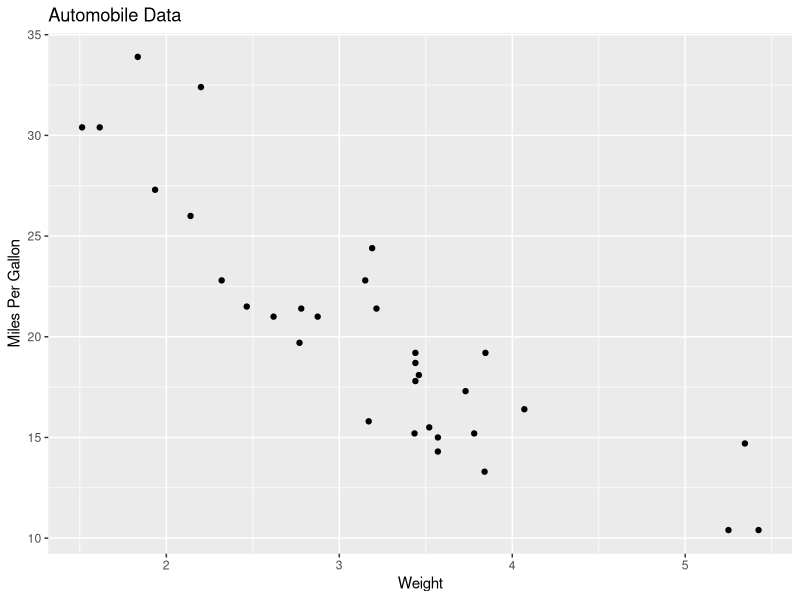
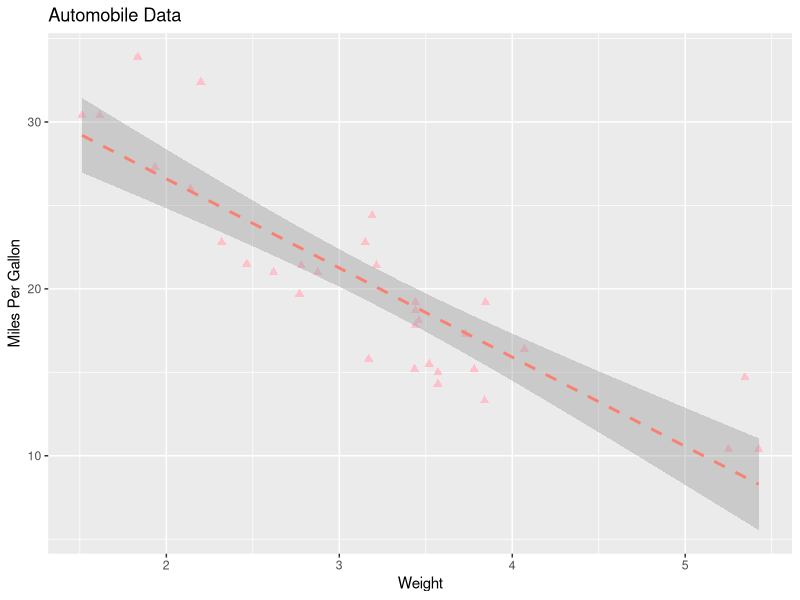
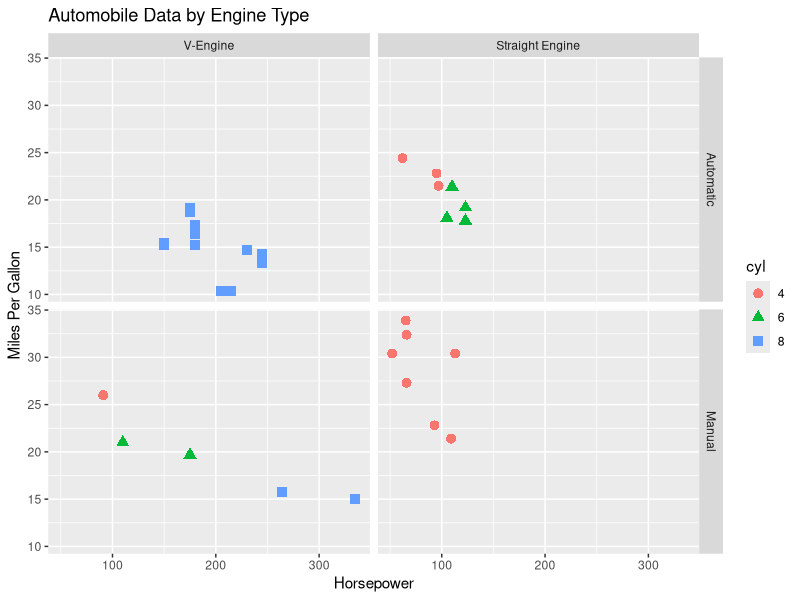
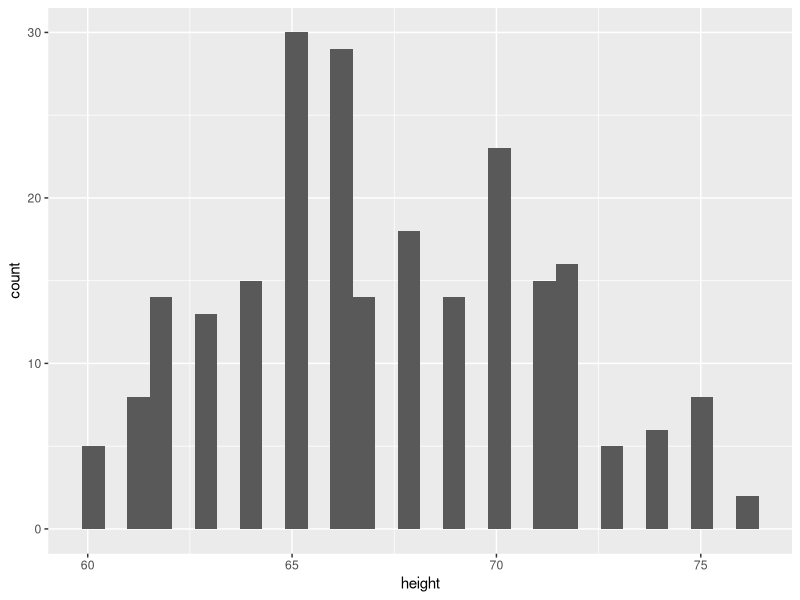
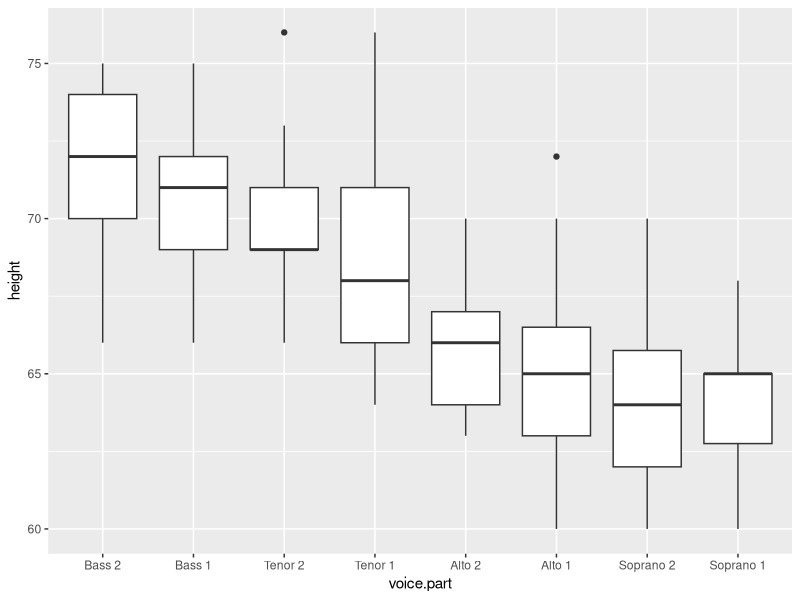
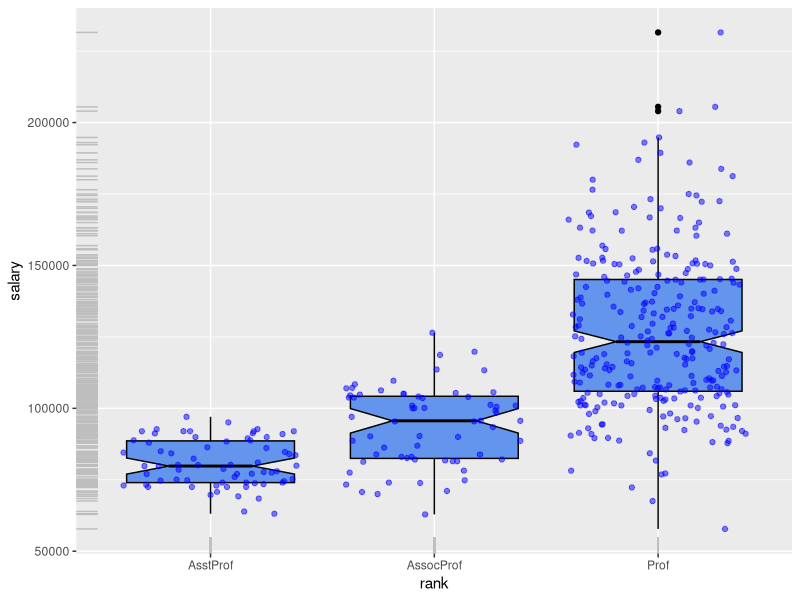
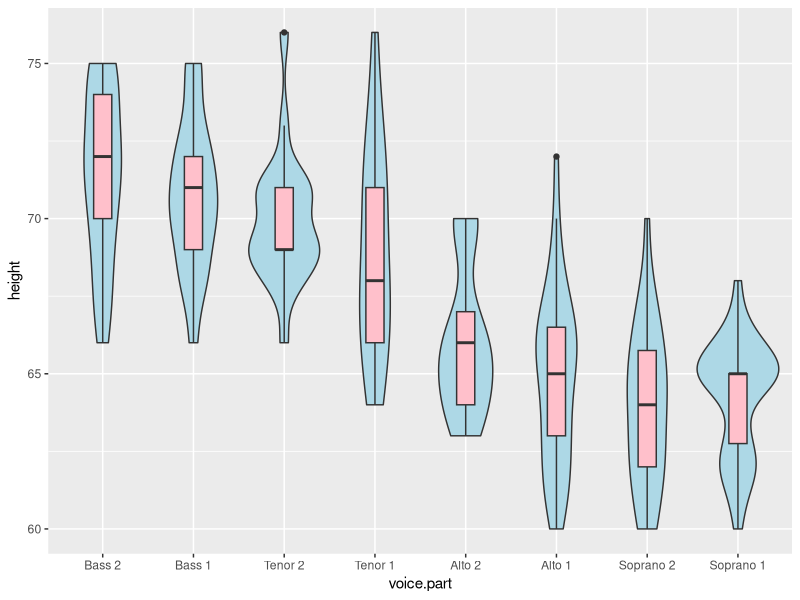
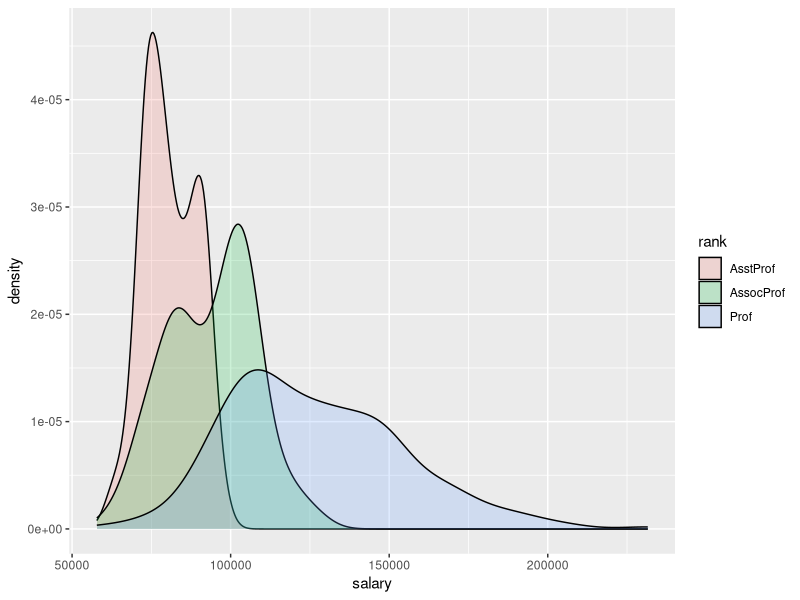

Source code (R) for these figures, in order:
install.packages("ggplot2")
install.packages("gridBase")
install.packages("grid")
install.packages("lattice")
install.packages("gridExtra")

library(ggplot2)
library(lattice)
library(gridExtra)

ggplot(data = mtcars, aes(x=wt, y=mpg)) + geom_point() + labs(title = "Automobile Data", x = "Weight", y = "Miles Per Gallon")
ggplot(data = mtcars, aes(x=wt, y=mpg)) + geom_point(pch = 17, color = "pink", size=2) + 
  geom_smooth(method = "lm", color = "salmon", linetype = 2) + 
  labs(title = "Automobile Data", x = "Weight", y = "Miles Per Gallon")

# Grouping and Faceting
mtcars$am <- factor(mtcars$am, levels = c(0,1),
                    labels = c("Automatic", "Manual"))
mtcars$vs <- factor(mtcars$vs, levels = c(0,1), 
                    labels = c("V-Engine", "Straight Engine"))
mtcars$cyl <- factor(mtcars$cyl)

ggplot(data = mtcars, aes(x = hp, y = mpg,
                          shape = cyl, color = cyl)) +
  geom_point(size = 3) + 
  facet_grid(am~vs) + 
  labs(title="Automobile Data by Engine Type",
       x="Horsepower", y="Miles Per Gallon")

data("singer", package = "lattice")
ggplot(singer, aes(x=height)) + geom_histogram()
ggplot(singer, aes(x=voice.part, y=height)) + geom_boxplot()

# Specifying the plot type using Geo
install.packages("car")
library(car)

ggplot(Salaries, aes(x=rank, y=salary)) + 
  geom_boxplot(fill = "cornflowerblue",
               color = "black", notch = TRUE) + 
  geom_point(position = "jitter", color = "blue", alpha = .5) + 
  geom_rug(side = 1, color = "grey")

ggplot(singer, aes(x = voice.part, y = height)) + 
  geom_violin(fill = "lightblue") + 
  geom_boxplot(fill = "pink", width = .2)


# Grouping
ggplot(data=Salaries, aes(x=salary, fill = rank)) + 
  geom_density(alpha = .2)

ggplot(Salaries, aes(x=yrs.since.phd, y=salary, color=rank, shape = sex)) + geom_point()


ggplot(Salaries, aes(x=rank, fill=sex)) + geom_bar(position = "stack") + labs(title="position = 'stack'")
ggplot(Salaries, aes(x=rank, fill=sex)) + geom_bar(position = "dodge") + labs(title="position = 'dodge'")
ggplot(Salaries, aes(x=rank, fill=sex)) + geom_bar(position = "fill") + labs(title="position = 'fill'", y = "Proportion")


# Faceting (trellis graph)
ggplot(data = singer, aes(x = height)) + 
  geom_histogram() + 
  facet_wrap(~voice.part, nrow = 4)

ggplot(Salaries, aes(x=yrs.since.phd, y=salary, color = rank, shape = rank)) + geom_point() + facet_grid(.~sex)  
ggplot(Salaries, aes(x=yrs.since.phd, y=salary, color = rank, shape = rank)) + geom_point() + facet_grid(sex~.)  
ggplot(data = singer, aes(x=height, fill=voice.part))+geom_density() + facet_grid(voice.part~.)

# Adding smooth lines
ggplot(Salaries, aes(x=yrs.since.phd, y=salary)) + 
        geom_smooth() + geom_point()

# geom_smooth() option
  # method = : lm, glm, smooth(loess)[default], rlm and gam
  # formula = : y~x[default], y~log(x), y~poly(x,n) for an nth degree polynomial fit, y~ns(x,n) for a spine fit with n degrees of freedom
  # se : Plots confidence interval, TRUE is default
  # level: levels of confidence interval to use 95% by default
  # fullrange: specifies whether the fit should span the full range of the plot or just the data. FALSE is the default.

p4 <-ggplot(Salaries, aes(x = yrs.since.phd, y=salary, linetype = sex, shape=sex, color = sex)) + 
        geom_smooth(method = lm, formula = y ~ poly(x,2), se = FALSE, size = 1) + 
        geom_point(size = 2)


# Modifying teh appearance of GGplot2 graphs
## Axes Functions
  # scale_x_continuous(), scale_y_continuous(): breaks= specifies tick marks, labels= specifies labels for tick marks,and limits= controls the range of the values displayed.
  # scale_x_discrete(), scale_y_discrete(): breaks= places and orders the levels of a factor, labels= specifies the labels for these levels, and limits= indicates which levels should be displayed.
  # coord_flip(): Reverses the x and y axes.

ggplot(Salaries, aes(x=rank, y=salary, fill=sex)) + 
        geom_boxplot() + 
        scale_x_discrete(breaks = c("AsstProf", "AssocProf", "Prof"), 
                          labels = c("Assistant\nProfessor",
                                     "Associate\nProfessor",
                                     "Full\nProfessor")) +
        scale_y_continuous(breaks=c(50000, 100000, 150000, 200000),
                   labels=c("$50K", "$100K", "$150K", "$200K")) +
        labs(title="Faculty Salary by Rank and Sex", x="", y="")

## Legends Functions
ggplot(Salaries, aes(x=rank, y=salary, fill = sex)) + 
        geom_boxplot() + 
        scale_x_discrete(breaks = c("AsstProf", "AssocProf", "Prof"),
                         labels = c("Assistant\nProfessor",
                                    "Associate\nProfessor",
                                    "Full\nProfessor")) + 
        scale_y_continuous(breaks=c(50000, 100000, 150000, 200000),
                     labels=c("$50K", "$100K", "$150K", "$200K")) +
        labs(title = "Faculty Salary by Rank and Gender", 
             x = "", y="", fill = "Gender") + 
        theme(legend.position = c(.1,.8))
# To omit legend, use legend.position = "none". 

## Scale Functions
# The ggplot2 package uses scales to map observations from the data space to the visual space.

ggplot(mtcars, aes(x=wt, y=mpg, size=disp, alpha = 0.6)) + 
        geom_point(shape=21, color = "white", fill = "pink") + 
        labs(x = "Weight", y="Miles Per Gallon", 
             title = "Bubble Chart", size = "Engine/nDisplacement")
# The aes() parameter size=disp generates a scale for the continuous variable disp (engine displacement) and uses it to control the size of the points.

ggplot(Salaries, aes(x=yrs.since.phd, y=salary, color = rank)) + 
        scale_color_manual(values = c("grey", "pink", "salmon")) + 
        geom_point(size = 2)
# For In the discrete case, you can use a scale to associate visual cues (for example, color, shape, line type, size, and transparency) with the levels of a factor.
# Use the scale_color_manual() function to set the point colors for the three aca- demic ranks
# Or you can use color presets via the scale_color_brewer() and scale_fill_brewer() functions to specify attractive color sets.


ggplot(Salaries, aes(x=yrs.since.phd, y=salary, color=rank)) + 
        scale_color_brewer(palette = "Accent") + geom_point(size = 2)

# Replacing palette="Set1" with another value (such as "Set2", "Set3", "Pastel1", "Pastel2", "Paired", "Dark2", or "Accent") will result in a different color scheme
# To see the available color sets, use library(RColorBrewer) display.brewer.all()
library(RColorBrewer) 
display.brewer.all()

## Themes Function
# Themes allow you to control the overall appearance of these graphs. 
# Options in the theme() function let you change fonts, backgrounds, colors, gridlines, and more.

mytheme <- theme(plot.title = element_text(face = "bold.italic",
                                           size = 20, color = "Salmon",
                                           hjust = 0.5),
                  axis.title = element_text(face = "bold.italic",
                                            size = 14, colour = "salmon"),
                 axis.text = element_text(face = "bold", size = 9, colour = "black"),
                 panel.background = element_rect(fill = "white", colour = "darkblue"),
                 panel.grid.major.y = element_line(colour = "grey", linetype = 1), 
                 panel.grid.minor.y = element_line(colour = "grey", linetype = 2),
                 panel.grid.minor.x = element_blank(),
                 legend.position = "top")

ggplot(Salaries, aes(x=rank, y=salary, fill=sex)) + 
         geom_boxplot() + 
         labs(title = "Salary by Rank and Sex", x="Rank", y="Salary") + 
         mytheme

## Multiple graphs per page
p1 <- ggplot(Salaries, aes(x=rank)) + geom_bar()
p2 <- ggplot(Salaries, aes(x=sex)) + geom_bar()
p3 <- ggplot(Salaries, aes(x=yrs.since.phd, y=salary)) + geom_point()
library(gridExtra)
grid.arrange(p1, p2, p3, ncol=3)
# Note the difference between faceting and multiple graphs. Faceting creates an array of plots based on one or more categorical variables. 
# In grid.arrange, you’re arranging completely independent plots into a single graph.

# Saving Graphs
ggsave(file = "salary.png", plot = p4, width = 5, height = 4)
